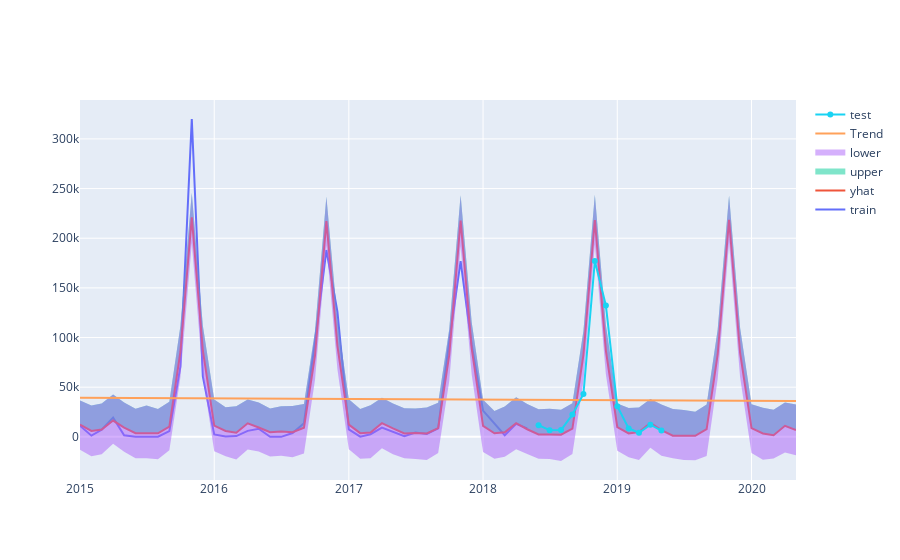

Here is the notebook cell this chart was saved with:
### Code cell
py.iplot([
    go.Scatter(x=df_train['ds'], y=df_train['y'], name='train'),
    go.Scatter(x=forecast['ds'], y=forecast['yhat'], name='yhat'),
    go.Scatter(x=forecast['ds'], y=forecast['yhat_upper'], fill='tonexty', mode='none', name='upper'),
    go.Scatter(x=forecast['ds'], y=forecast['yhat_lower'], fill='tonexty', mode='none', name='lower'),
    go.Scatter(x=forecast['ds'], y=forecast['trend'], name='Trend'),
    go.Scatter(x=df_test['ds'], y=df_test['y'], name='test'),
])
